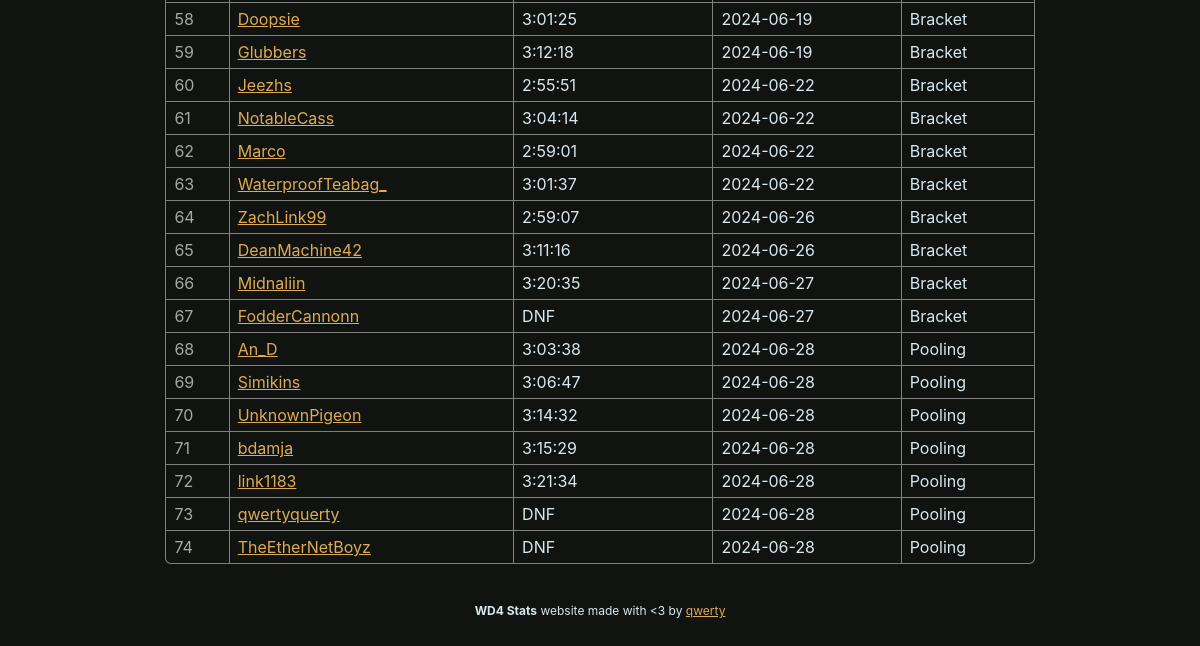
/runs (lower part), run on an earlier commit of the app's database.
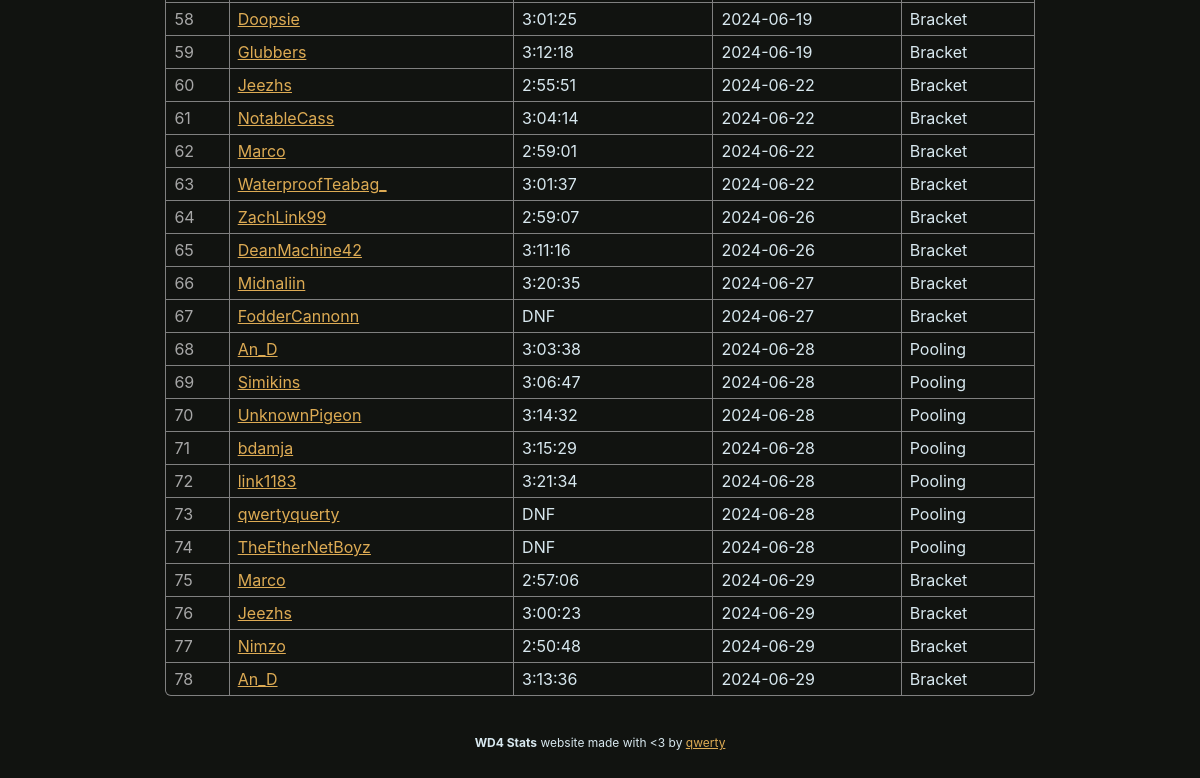
And on a later commit of the database.
### wd4.py (models this page shows, shortened)
class BaseModel(Model):
    class Meta:
        database = db

class Runs(BaseModel):
    player = CharField(32)
    time = FloatField()
    id = IntegerField()
    date = DateField()
    flags = IntegerField()
    phase = IntegerField()
    event = IntegerField()
    zelda_swoops = IntegerField()
    zelda_triangles = IntegerField()
    def format_time(self):
        return format_time(self.time) if not self.dnf() else "DNF"
    def format_phase(self):
        return ["Seeding", "Pooling", "Bracket"][self.phase]
    def dnf(self):
        return self.flags & RUN_FLAG_DNF
    def pb(self):
        return self.flags & RUN_FLAG_PB

### wd4.py (the view)
@app.route("/runs")
def page_runs():
    sort = request.args.get("sort", default="id")
    runs = Runs.select()
    if sort in Runs._meta.sorted_field_names:
        runs = runs.order_by(
            getattr(Runs, sort).asc()
        )
    return render_template("runs.html", **globals(), runs=runs, sort=sort)

### wd4.py (called while the page is built)
def format_time(time):
    return str(timedelta(seconds=time))

### templates/runs.html (shortened to what this page needs)
{% extends "layout.html" %}
{% block content %}
    <table>
        {% for run in runs %}
        <tr>
            <td style="color: var(--hint-color);">
                {{ run.id }}
            </td>
            <td>
                {{ link_name(run.player) }}
            </td>
            <td {% if run.pb() %}style="color: var(--win-color)"{% endif %}>
                {{ run.format_time() }} {% if run.pb() %}<span style="color: var(--border-color);">(PB!)</span>{% endif %}
            </td>
            <td>
                {{ run.date | string }}
            </td>
            <td>
                {{ run.format_phase() }}
            </td>
        </tr>
        {% endfor %}
    </table>
{% endblock %}

### templates/layout.html (shortened to what this page needs)
{% macro link_name(name) -%}<a href="https://speedrun.com/User/{{ name }}">{{ name }}</a>{% endmacro %}
<html lang="en">
    <head>
        <link rel="stylesheet" href="static/css/brackets-viewer.min.css" />
        <link rel="stylesheet" href="static/css/dark.css" />
    </head>
    <body>
        {% block content %}
        {% endblock %}
        <footer class="footer">
            <div style="text-align: center;">
                <strong>WD4 Stats</strong> website made with &lt;3 by <a href="https://github.com/qwertyquerty">qwerty</a>
            </div>
        </footer>
    </body>
</html>

### static/css/dark.css (style rules this page uses)
.brackets-viewer, * { --primary-background: #111310; --secondary-background: #303030; --match-background: var(--primary-background); --font-color: #d8e8ef; --win-color: #50b649; --loss-color: #de2c26; --label-color: grey; --hint-color: #a7a7a7; --connector-color: #DDDDDD; --border-color: #DDAB54; --border-hover-color: #b6b5b5; --text-size: 12px; --round-margin: 40px; --match-width: 200px; --match-horizontal-padding: 8px; --match-vertical-padding: 6px; --connector-border-width: 2px; --match-border-width: 1px; --match-border-radius: 0.3em; }
body { font-size: var(--text-size); color: var(--font-color); font-family: -apple-system,BlinkMacSystemFont,"Segoe UI",Roboto,"Helvetica Neue",Arial,"Noto Sans",sans-serif,"Apple Color Emoji","Segoe UI Emoji","Segoe UI Symbol","Noto Color Emoji"; }
table { width: 80%; margin: 40px auto; border-radius: var(--match-border-radius); border-collapse: collapse; border-style: hidden; box-shadow: 0 0 0 1px var(--label-color); }
html { background-color: #111310; }
body { padding: 50px; }

What changed in the data, as far as the page shows it:
added Runs: id "75", player "Marco", format_time "2:57:06", date "2024-06-29", format_phase "Bracket"
added Runs: id "76", player "Jeezhs", format_time "3:00:23", date "2024-06-29", format_phase "Bracket"
added Runs: id "77", player "Nimzo", format_time "2:50:48", date "2024-06-29", format_phase "Bracket"
added Runs: id "78", player "An_D", format_time "3:13:36", date "2024-06-29", format_phase "Bracket"
